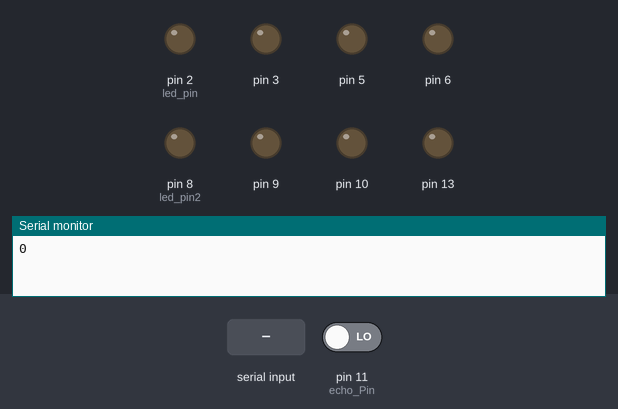
This sketch was run on a simulated Arduino Uno, built with avr-gcc and run on an emulated ATmega328P. On the bench: output pins drawn as LEDs (lit = HIGH), the last lines printed to the serial monitor. The inputs (shaded band) are chosen by the test bench; at power-on: pin 11 (echo_Pin) LOW. Pins used as bus, display or sensor lines are not drawn.

Above: at 1.2 s.
1.3 s: " back" received over Serial
At 20.0 s:
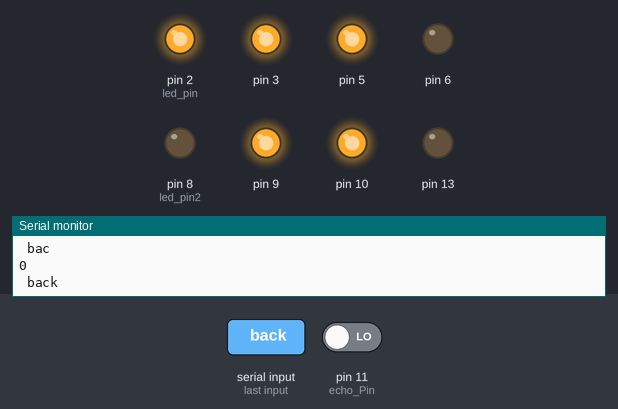
At 23.8 s:
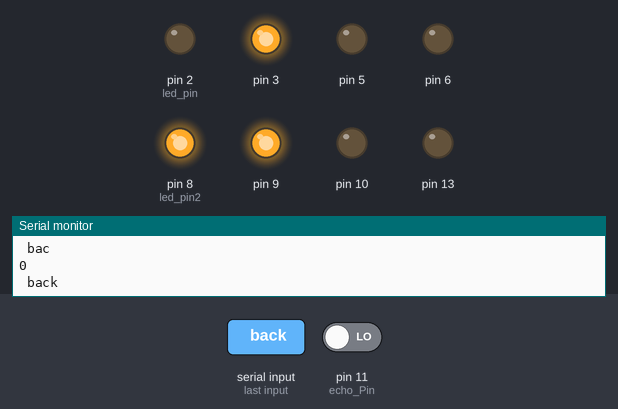
Timing chart, 0 to 25.0 s (numbered marks = the images above; inputs shaded):
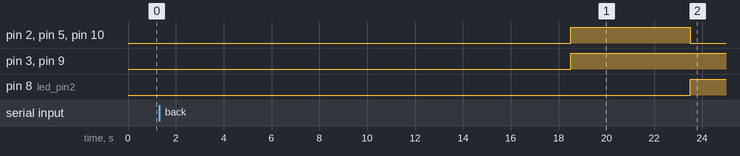

Measured:
- after the input at 1.3 s, pin 2 (led_pin), pin 5, pin 10: LOW → HIGH after 17.2 s, → LOW 5.0 s later; pin 3, pin 9: LOW → HIGH after 17.2 s; pin 8 (led_pin2): LOW → HIGH after 22.2 s

The sketch:

voice.ino
```cpp
int echo_Pin=11;
int trig_Pin=12;
int ip_1=5;
int ip_2=6;
int e1=3;
int e2=9;

int ip_3=10;
int ip_4=13;
int led_pin=2;
int led_pin2=8;


long duration,distance;
String readvoice;


void setup() {
  // put your setup code here, to run once:

  Serial.begin(9600);
  pinMode(trig_Pin,OUTPUT);
  pinMode(echo_Pin,INPUT);
  pinMode(5,OUTPUT);
  pinMode(6,OUTPUT);
  pinMode(3,OUTPUT);
  pinMode(9,OUTPUT);


  pinMode(10,OUTPUT);
  pinMode(13,OUTPUT);
  pinMode(2,OUTPUT);
   pinMode(8,OUTPUT);


}

void loop() {
  // put your main code here, to run repeatedly:

  digitalWrite(trig_Pin,LOW);
  delayMicroseconds(2);

   digitalWrite(trig_Pin,HIGH);
  delayMicroseconds(10);

    digitalWrite(trig_Pin,HIGH);
  delayMicroseconds(10);

  duration=pulseIn(echo_Pin,HIGH);

  distance=duration/29.2;
  Serial.println(distance);

  delay(50);

   while(Serial.available()==0);
    {
      char data=Serial.read();
      readvoice+=data;
        Serial.println(readvoice);

    }
    delay(1000);

  if(readvoice == " back" && (distance>200||distance<270 ))
  {

      digitalWrite(3,HIGH);
   digitalWrite(9,HIGH);
    digitalWrite(2,HIGH);
    digitalWrite(5,HIGH);
    digitalWrite(6,LOW);
     digitalWrite(10,HIGH);
    digitalWrite(13,LOW);
    delay(5000);

    digitalWrite(5,LOW);
    digitalWrite(6,LOW);
     digitalWrite(10,LOW);
    digitalWrite(13,LOW);
    digitalWrite(2,LOW);
    digitalWrite(8,HIGH);
    delay(2000);
     digitalWrite(8,LOW);


  }


  else if(readvoice == " ahead" && distance<200 )
  {

   digitalWrite(3,HIGH);
   digitalWrite(9,HIGH);
    digitalWrite(2,HIGH);
    digitalWrite(5,LOW);
    digitalWrite(6,HIGH);
     digitalWrite(10,LOW);
    digitalWrite(13,HIGH);
    delay(5000);

    digitalWrite(5,LOW);
    digitalWrite(6,LOW);
     digitalWrite(10,LOW);
    digitalWrite(13,LOW);
    digitalWrite(2,LOW);
    digitalWrite(8,HIGH);
    delay(2000);
     digitalWrite(8,LOW);


  }


   else if(readvoice ==" right" &&  (distance>270 || distance<350))
  {

   digitalWrite(3,LOW);
    digitalWrite(2,HIGH);
    digitalWrite(5,LOW);
    digitalWrite(6,LOW);
     digitalWrite(10,HIGH);
    digitalWrite(13,LOW);
    delay(5000);

    digitalWrite(5,LOW);
    digitalWrite(6,LOW);
     digitalWrite(10,LOW);
    digitalWrite(13,LOW);
    digitalWrite(2,LOW);
    digitalWrite(8,HIGH);
    delay(2000);
     digitalWrite(8,LOW);


  }
  else if(readvoice == " left")
  {

   digitalWrite(9,LOW);
    digitalWrite(2,HIGH);
    digitalWrite(5,HIGH);
    digitalWrite(6,LOW);
     digitalWrite(10,LOW);
    digitalWrite(13,LOW);
    delay(4000);

    digitalWrite(5,LOW);
    digitalWrite(6,LOW);
     digitalWrite(10,LOW);
    digitalWrite(13,LOW);
    digitalWrite(2,LOW);
    digitalWrite(8,HIGH);
    delay(2000);
     digitalWrite(8,LOW);


  }
  delay(2000);
}
```
